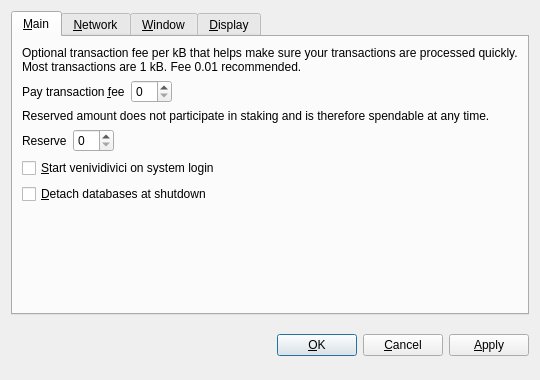
<?xml version="1.0" encoding="UTF-8"?>
<ui version="4.0">
 <class>OptionsDialog</class>
 <widget class="QDialog" name="OptionsDialog">
  <property name="geometry">
   <rect>
    <x>0</x>
    <y>0</y>
    <width>540</width>
    <height>380</height>
   </rect>
  </property>
  <property name="windowTitle">
   <string>Options</string>
  </property>
  <property name="modal">
   <bool>true</bool>
  </property>
  <layout class="QVBoxLayout" name="verticalLayout">
   <item>
    <widget class="QTabWidget" name="tabWidget">
     <property name="tabPosition">
      <enum>QTabWidget::North</enum>
     </property>
     <property name="currentIndex">
      <number>0</number>
     </property>
     <widget class="QWidget" name="tabMain">
      <attribute name="title">
       <string>&amp;Main</string>
      </attribute>
      <layout class="QVBoxLayout" name="verticalLayout_Main">
       <item>
        <widget class="QLabel" name="transactionFeeInfoLabel">
         <property name="text">
          <string>Optional transaction fee per kB that helps make sure your transactions are processed quickly. Most transactions are 1 kB. Fee 0.01 recommended.</string>
         </property>
         <property name="textFormat">
          <enum>Qt::PlainText</enum>
         </property>
         <property name="wordWrap">
          <bool>true</bool>
         </property>
        </widget>
       </item>
       <item>
        <layout class="QHBoxLayout" name="horizontalLayoutFee">
         <item>
          <widget class="QLabel" name="transactionFeeLabel">
           <property name="text">
            <string>Pay transaction &amp;fee</string>
           </property>
           <property name="textFormat">
            <enum>Qt::PlainText</enum>
           </property>
           <property name="buddy">
            <cstring>transactionFee</cstring>
           </property>
          </widget>
         </item>
         <item>
          <widget class="BitcoinAmountField" name="transactionFee"/>
         </item>
         <item>
          <spacer name="horizontalSpacerFee">
           <property name="orientation">
            <enum>Qt::Horizontal</enum>
           </property>
           <property name="sizeHint" stdset="0">
            <size>
             <width>40</width>
             <height>20</height>
            </size>
           </property>
          </spacer>
         </item>
        </layout>
       </item>
       <item>
        <widget class="QLabel" name="reserveBalanceInfoLabel">
         <property name="text">
          <string>Reserved amount does not participate in staking and is therefore spendable at any time.</string>
         </property>
         <property name="textFormat">
          <enum>Qt::PlainText</enum>
         </property>
         <property name="wordWrap">
          <bool>true</bool>
         </property>
        </widget>
       </item>
       <item>
        <layout class="QHBoxLayout" name="horizontalLayoutReserveBalance">
         <item>
          <widget class="QLabel" name="reserveBalanceLabel">
           <property name="text">
            <string>Reserve</string>
           </property>
           <property name="textFormat">
            <enum>Qt::PlainText</enum>
           </property>
           <property name="buddy">
            <cstring>reserveBalance</cstring>
           </property>
          </widget>
         </item>
         <item>
          <widget class="BitcoinAmountField" name="reserveBalance"/>
         </item>
         <item>
          <spacer name="horizontalSpacerReserveBalance">
           <property name="orientation">
            <enum>Qt::Horizontal</enum>
           </property>
           <property name="sizeHint" stdset="0">
            <size>
             <width>40</width>
             <height>20</height>
            </size>
           </property>
          </spacer>
         </item>
        </layout>
       </item>
       <item>
        <widget class="QCheckBox" name="bitcoinAtStartup">
         <property name="toolTip">
          <string>Automatically start venividivici after logging in to the system.</string>
         </property>
         <property name="text">
          <string>&amp;Start venividivici on system login</string>
         </property>
        </widget>
       </item>
       <item>
        <widget class="QCheckBox" name="detachDatabases">
         <property name="toolTip">
          <string>Detach block and address databases at shutdown. This means they can be moved to another data directory, but it slows down shutdown. The wallet is always detached.</string>
         </property>
         <property name="text">
          <string>&amp;Detach databases at shutdown</string>
         </property>
        </widget>
       </item>
       <item>
        <spacer name="verticalSpacer_Main">
         <property name="orientation">
          <enum>Qt::Vertical</enum>
         </property>
         <property name="sizeHint" stdset="0">
          <size>
           <width>20</width>
           <height>40</height>
          </size>
         </property>
        </spacer>
       </item>
      </layout>
     </widget>
     <widget class="QWidget" name="tabNetwork">
      <attribute name="title">
       <string>&amp;Network</string>
      </attribute>
      <layout class="QVBoxLayout" name="verticalLayout_Network">
       <item>
        <widget class="QCheckBox" name="mapPortUpnp">
         <property name="toolTip">
          <string>Automatically open the venividivici client port on the router. This only works when your router supports UPnP and it is enabled.</string>
         </property>
         <property name="text">
          <string>Map port using &amp;UPnP</string>
         </property>
        </widget>
       </item>
       <item>
        <widget class="QCheckBox" name="connectSocks">
         <property name="toolTip">
          <string>Connect to the venividivici network through a SOCKS proxy (e.g. when connecting through Tor).</string>
         </property>
         <property name="text">
          <string>&amp;Connect through SOCKS proxy:</string>
         </property>
        </widget>
       </item>
       <item>
        <layout class="QHBoxLayout" name="horizontalLayout_Network">
         <item>
          <widget class="QLabel" name="proxyIpLabel">
           <property name="text">
            <string>Proxy &amp;IP:</string>
           </property>
           <property name="textFormat">
            <enum>Qt::PlainText</enum>
           </property>
           <property name="buddy">
            <cstring>proxyIp</cstring>
           </property>
          </widget>
         </item>
         <item>
          <widget class="QValidatedLineEdit" name="proxyIp">
           <property name="maximumSize">
            <size>
             <width>140</width>
             <height>16777215</height>
            </size>
           </property>
           <property name="toolTip">
            <string>IP address of the proxy (e.g. 127.0.0.1)</string>
           </property>
          </widget>
         </item>
         <item>
          <widget class="QLabel" name="proxyPortLabel">
           <property name="text">
            <string>&amp;Port:</string>
           </property>
           <property name="textFormat">
            <enum>Qt::PlainText</enum>
           </property>
           <property name="buddy">
            <cstring>proxyPort</cstring>
           </property>
          </widget>
         </item>
         <item>
          <widget class="QLineEdit" name="proxyPort">
           <property name="maximumSize">
            <size>
             <width>55</width>
             <height>16777215</height>
            </size>
           </property>
           <property name="toolTip">
            <string>Port of the proxy (e.g. 9050)</string>
           </property>
          </widget>
         </item>
         <item>
          <widget class="QLabel" name="socksVersionLabel">
           <property name="text">
            <string>SOCKS &amp;Version:</string>
           </property>
           <property name="textFormat">
            <enum>Qt::PlainText</enum>
           </property>
           <property name="buddy">
            <cstring>socksVersion</cstring>
           </property>
          </widget>
         </item>
         <item>
          <widget class="QValueComboBox" name="socksVersion">
           <property name="toolTip">
            <string>SOCKS version of the proxy (e.g. 5)</string>
           </property>
          </widget>
         </item>
         <item>
          <spacer name="horizontalSpacer_Network">
           <property name="orientation">
            <enum>Qt::Horizontal</enum>
           </property>
           <property name="sizeHint" stdset="0">
            <size>
             <width>40</width>
             <height>20</height>
            </size>
           </property>
          </spacer>
         </item>
        </layout>
       </item>
       <item>
        <spacer name="verticalSpacer_Network">
         <property name="orientation">
          <enum>Qt::Vertical</enum>
         </property>
         <property name="sizeHint" stdset="0">
          <size>
           <width>20</width>
           <height>40</height>
          </size>
         </property>
        </spacer>
       </item>
      </layout>
     </widget>
     <widget class="QWidget" name="tabWindow">
      <attribute name="title">
       <string>&amp;Window</string>
      </attribute>
      <layout class="QVBoxLayout" name="verticalLayout_Window">
       <item>
        <widget class="QCheckBox" name="minimizeToTray">
         <property name="toolTip">
          <string>Show only a tray icon after minimizing the window.</string>
         </property>
         <property name="text">
          <string>&amp;Minimize to the tray instead of the taskbar</string>
         </property>
        </widget>
       </item>
       <item>
        <widget class="QCheckBox" name="minimizeOnClose">
         <property name="toolTip">
          <string>Minimize instead of exit the application when the window is closed. When this option is enabled, the application will be closed only after selecting Quit in the menu.</string>
         </property>
         <property name="text">
          <string>M&amp;inimize on close</string>
         </property>
        </widget>
       </item>
       <item>
        <spacer name="verticalSpacer_Window">
         <property name="orientation">
          <enum>Qt::Vertical</enum>
         </property>
         <property name="sizeHint" stdset="0">
          <size>
           <width>20</width>
           <height>40</height>
          </size>
         </property>
        </spacer>
       </item>
      </layout>
     </widget>
     <widget class="QWidget" name="tabDisplay">
      <attribute name="title">
       <string>&amp;Display</string>
      </attribute>
      <layout class="QVBoxLayout" name="verticalLayout_Display">
       <item>
        <layout class="QHBoxLayout" name="horizontalLayout_1_Display">
         <item>
          <widget class="QLabel" name="langLabel">
           <property name="text">
            <string>User Interface &amp;language:</string>
           </property>
           <property name="textFormat">
            <enum>Qt::PlainText</enum>
           </property>
           <property name="buddy">
            <cstring>lang</cstring>
           </property>
          </widget>
         </item>
         <item>
          <widget class="QValueComboBox" name="lang">
           <property name="toolTip">
            <string>The user interface language can be set here. This setting will take effect after restarting venividivici.</string>
           </property>
          </widget>
         </item>
        </layout>
       </item>
       <item>
        <layout class="QHBoxLayout" name="horizontalLayout_2_Display">
         <item>
          <widget class="QLabel" name="unitLabel">
           <property name="text">
            <string>&amp;Unit to show amounts in:</string>
           </property>
           <property name="textFormat">
            <enum>Qt::PlainText</enum>
           </property>
           <property name="buddy">
            <cstring>unit</cstring>
           </property>
          </widget>
         </item>
         <item>
          <widget class="QValueComboBox" name="unit">
           <property name="toolTip">
            <string>Choose the default subdivision unit to show in the interface and when sending coins.</string>
           </property>
          </widget>
         </item>
        </layout>
       </item>
       <item>
        <widget class="QCheckBox" name="displayAddresses">
         <property name="toolTip">
          <string>Whether to show venividivici addresses in the transaction list or not.</string>
         </property>
         <property name="text">
          <string>&amp;Display addresses in transaction list</string>
         </property>
        </widget>
       </item>
       <item>
        <widget class="QCheckBox" name="coinControlFeatures">
         <property name="toolTip">
          <string>Whether to show coin control features or not.</string>
         </property>
         <property name="text">
          <string>Display coin &amp;control features (experts only!)</string>
         </property>
        </widget>
       </item>
       <item>
        <spacer name="verticalSpacer_Display">
         <property name="orientation">
          <enum>Qt::Vertical</enum>
         </property>
         <property name="sizeHint" stdset="0">
          <size>
           <width>20</width>
           <height>40</height>
          </size>
         </property>
        </spacer>
       </item>
      </layout>
     </widget>
    </widget>
   </item>
   <item>
    <layout class="QHBoxLayout" name="horizontalLayout_Buttons">
     <item>
      <spacer name="horizontalSpacer_1">
       <property name="orientation">
        <enum>Qt::Horizontal</enum>
       </property>
       <property name="sizeHint" stdset="0">
        <size>
         <width>40</width>
         <height>48</height>
        </size>
       </property>
      </spacer>
     </item>
     <item>
      <widget class="QLabel" name="statusLabel">
       <property name="font">
        <font>
         <weight>75</weight>
         <bold>true</bold>
        </font>
       </property>
       <property name="text">
        <string/>
       </property>
       <property name="textFormat">
        <enum>Qt::PlainText</enum>
       </property>
       <property name="wordWrap">
        <bool>true</bool>
       </property>
      </widget>
     </item>
     <item>
      <spacer name="horizontalSpacer_2">
       <property name="orientation">
        <enum>Qt::Horizontal</enum>
       </property>
       <property name="sizeHint" stdset="0">
        <size>
         <width>40</width>
         <height>48</height>
        </size>
       </property>
      </spacer>
     </item>
     <item>
      <widget class="QPushButton" name="okButton">
       <property name="text">
        <string>&amp;OK</string>
       </property>
      </widget>
     </item>
     <item>
      <widget class="QPushButton" name="cancelButton">
       <property name="text">
        <string>&amp;Cancel</string>
       </property>
       <property name="autoDefault">
        <bool>false</bool>
       </property>
      </widget>
     </item>
     <item>
      <widget class="QPushButton" name="applyButton">
       <property name="text">
        <string>&amp;Apply</string>
       </property>
       <property name="autoDefault">
        <bool>false</bool>
       </property>
      </widget>
     </item>
    </layout>
   </item>
  </layout>
 </widget>
 <customwidgets>
  <customwidget>
   <class>BitcoinAmountField</class>
   <extends>QSpinBox</extends>
   <header>bitcoinamountfield.h</header>
  </customwidget>
  <customwidget>
   <class>QValueComboBox</class>
   <extends>QComboBox</extends>
   <header>qvaluecombobox.h</header>
  </customwidget>
  <customwidget>
   <class>QValidatedLineEdit</class>
   <extends>QLineEdit</extends>
   <header>qvalidatedlineedit.h</header>
  </customwidget>
 </customwidgets>
 <resources/>
 <connections/>
</ui>
